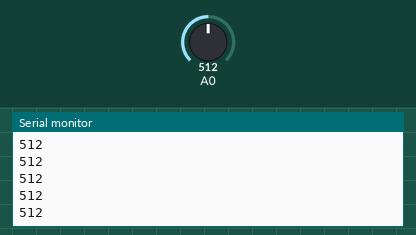
Simulated run of this sketch. Board: Arduino Uno, built with avr-gcc and run on an emulated ATmega328P. Shown: the last lines printed to the serial monitor. Inputs (shaded band) come from the test bench; at power-on: A0 = 512.

Above: at 1.2 s.
1.3 s: A0 set to 716
At 2.2 s:
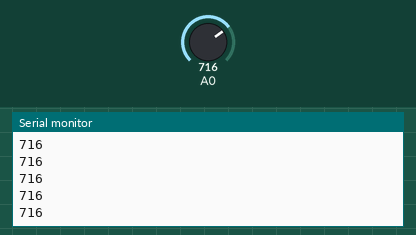
2.8 s: A0 set to 900
At 3.4 s:
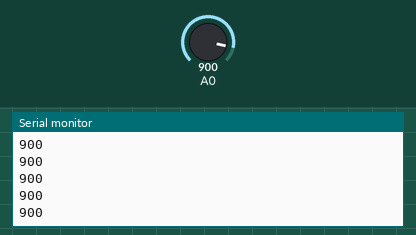
Timing chart, 0 to 5.8 s (numbered marks = the images above; inputs shaded):
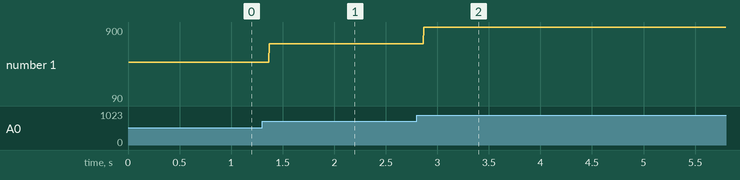

Measured:
- after the input at 1.3 s, the serial monitor: prints a new line after 0.07 s (image 1)
- after the input at 2.8 s, the serial monitor: prints a new line after 0.07 s (image 2)
- plotted number 1: 512 → 716 after the input at 1.3 s, 716 → 90 after the input at 2.8 s

The sketch:

WaterSensorTest.ino
```cpp
// Define macros
#define PINNUMBER 0


// Analog to digital converter registers addresses on the Arduino.
volatile uint8_t* const adMUX = (uint8_t*) 0x7c;
volatile uint8_t* const adcSRA = (uint8_t*) 0x7a;
volatile uint8_t* const adcSRB = (uint8_t*) 0x7b;
volatile uint16_t* const adcData = (uint16_t*) 0x78;

void setup()
{
  // ADC setup
  adcInit();
  // Enable all interrupts.
  sei();

  Serial.begin(9600);
}

void loop() {}


// Sets the required initial settings for the adc
void adcInit()
{
  // Bits 6 and 7 are the reference selection bits for the register.
  // Bits 0 - 4 are the bits used to select which analog pin will be used.
  *adMUX = 0b01000000;

  // Bit 7 enables the ADC.
  // Bit 6 is used to start the conversion for the ADC.
  // Bit 5 controls whether the ADC autotriggers.
  // Bit 4 is changed whenever a conversion is finished. If Bit 3 is set to 1 this will call the interrupt.
  // Bit 3 is enables the interrupt for the ADC.
  // Bits 0 - 2 are used for prescaling.
  *adcSRA = 0b10001000;

  // Bit 6 controls the whether or not the comparator is enabled.
  // Bits 0 - 2 control the auto trigger value. Since it is disabled we can leave them as 0.
  *adcSRB = 0b00000000;

  // Chooses which pin is being set to input.
  *adMUX |= PINNUMBER;

  // Begins the conversion.
  *adcSRA |= (1 << 6);

}

// Interrupt for when the converter finishes.
ISR(ADC_vect)
{
  Serial.println(*adcData);

  // Once the data is printed out we reset the bit to start the conversion over again.
  *adcSRA |= (1 << 6);
}
```
